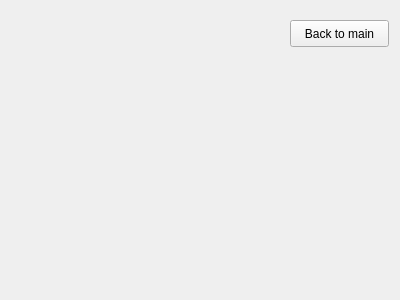
<?xml version="1.0" encoding="UTF-8"?>
<ui version="4.0">
 <class>UvodForm</class>
 <widget class="QWidget" name="UvodForm">
  <property name="geometry">
   <rect>
    <x>0</x>
    <y>0</y>
    <width>400</width>
    <height>300</height>
   </rect>
  </property>
  <property name="windowTitle">
   <string>TRex - Uvod</string>
  </property>
  <widget class="QPushButton" name="bttn_main">
   <property name="geometry">
    <rect>
     <x>290</x>
     <y>20</y>
     <width>99</width>
     <height>27</height>
    </rect>
   </property>
   <property name="text">
    <string>Back to main</string>
   </property>
  </widget>
 </widget>
 <resources/>
 <connections/>
</ui>
